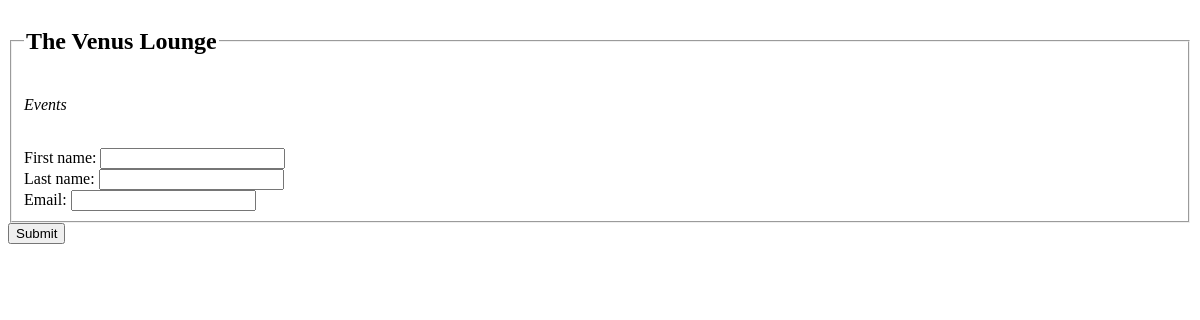
The page /RSVP/3/reservation on the database as committed earlier.
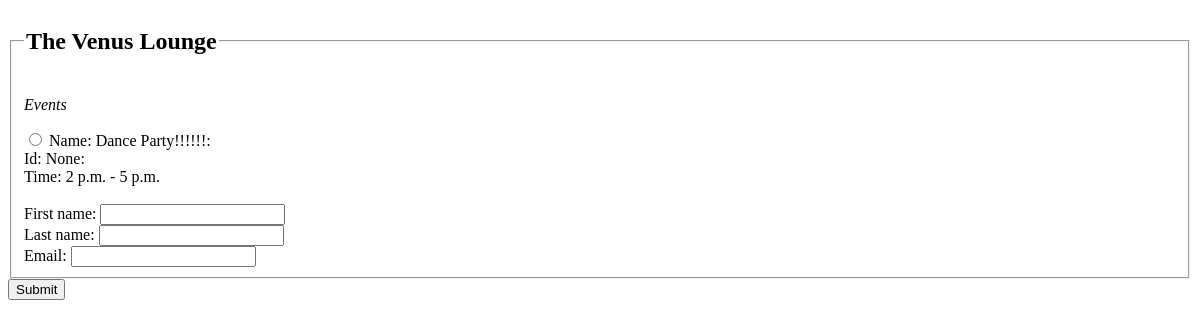
The same page on the database as committed later.
### RSVP_system/models.py (models this page shows, shortened)
class Venue(models.Model):
    venue_name = models.CharField(max_length=45)

class Event(models.Model):
    venue = models.ForeignKey(Venue, on_delete=models.CASCADE, default="Bowels Electric")
    name = models.CharField(max_length=60)
    id = models.AutoField(primary_key=True)
    start_time = models.TimeField('Event Start Time')
    end_time = models.TimeField('Event End Time')
    def __str__(self):
        return '%s: %s - %s' % (self.name, self.start_time, self.end_time)

### RSVP_system/views.py (the view)
# urls.py: path('<int:venue_id>/', views.event, name='event'),
def event(request, venue_id):
    venue = get_object_or_404(Venue, pk=venue_id)
    return render(request, 'RSVP_system/event.html', {'venue':venue})

### RSVP_system/templates/RSVP_system/event.html (shortened to what this page needs)
<form action="{% url 'RSVP_system:event' venue.id %}" method="post">
  <fieldset>
    <legend><h2>{{ venue.venue_name }}</h2></legend>
    <p><em>Events</em></p>
    {% for event in venue.event_set.all %}
    <input
      type="radio"
      name="event"
      id="event{{forloop.counter}}"
      value="{{event.id}}"
      required
    />
    <label for="event{{forloop.counter}}">Name: {{event.name}}:</label><br />
    <label for="event{{forloop.counter}}">Id: {{event.id}}:</label><br />
    <label for="event{{forloop.counter}}"
      >Time: {{event.start_time}} - {{event.end_time}}</label
    ><br />
    {% endfor %}
    <br />
    <label for="fname">First name:</label>
    <input type="text" name="fname" id="fname" required />
    <br />
    <label for="lname">Last name:</label>
    <input type="text" name="lname" id="lname" required />
    <br />
    <label>Email: </label>
    <input type="email" name="email" id="email" required />
  </fieldset>
  <input type="submit" value="Submit" />
</form>

Rows that differ between the two databases and show on the page:
added Event: name "Dance Party!!!!!!", id "None", start_time "2 p.m.", end_time "5 p.m."
